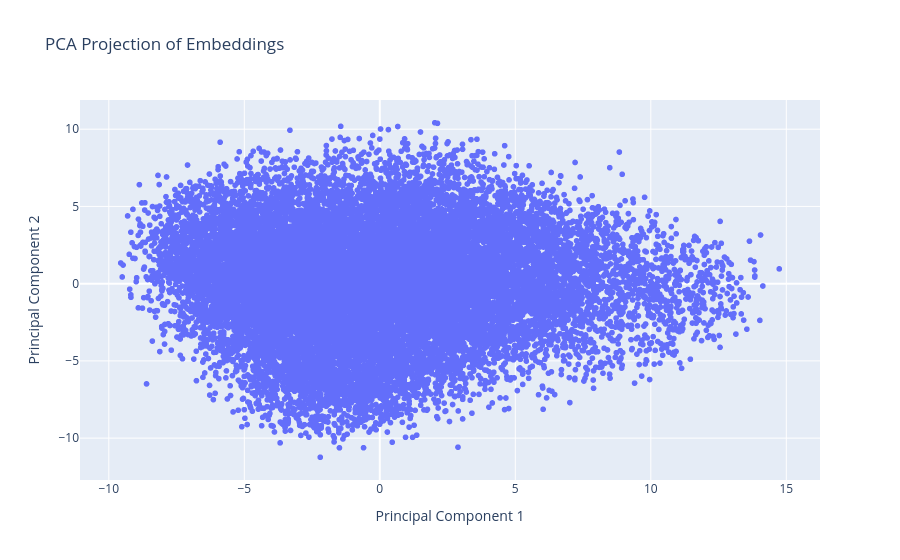

Write notebook code for a chart like this one.
### Code cell
import plotly.express as px

# Assuming df_pca is already defined and contains PC1, PC2 columns
# and that its index holds labels or identifiers for each point:
px.scatter(
    df_pca,
    x='PC1',
    y='PC2',
    hover_name=df_pca.index,
    title='PCA Projection of Embeddings',
    labels={'PC1': 'Principal Component 1', 'PC2': 'Principal Component 2'}
)

### Figure 1 — Plotly figure (JSON) as saved in the notebook; plotly's stock layout.template omitted (floating-point values rounded to 4 significant figures; data arrays with more than 128 entries replaced by an {"elided": "..."} marker saying what was removed)
{"data": [{"hovertemplate": "<b>%{hovertext}</b><br><br>Principal Component 1=%{x}<br>Principal Component 2=%{y}<extra></extra>", "hovertext": {"elided": "18274 float values"}, "legendgroup": "", "marker": {"color": "#636efa", "symbol": "circle"}, "mode": "markers", "name": "", "showlegend": false, "type": "scattergl", "x": {"elided": "18274 float values"}, "xaxis": "x", "y": {"elided": "18274 float values"}, "yaxis": "y"}], "layout": {"legend": {"tracegroupgap": 0}, "title": {"text": "PCA Projection of Embeddings"}, "xaxis": {"anchor": "y", "domain": [0, 1], "title": {"text": "Principal Component 1"}}, "yaxis": {"anchor": "x", "domain": [0, 1], "title": {"text": "Principal Component 2"}}}}
